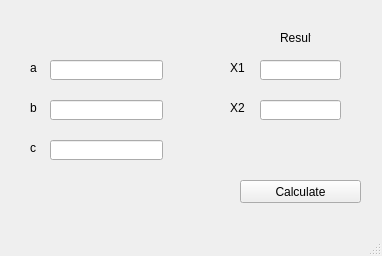
<?xml version="1.0" encoding="UTF-8"?>
<ui version="4.0">
 <class>MainWindow</class>
 <widget class="QMainWindow" name="MainWindow">
  <property name="geometry">
   <rect>
    <x>0</x>
    <y>0</y>
    <width>382</width>
    <height>256</height>
   </rect>
  </property>
  <property name="windowTitle">
   <string>MainWindow</string>
  </property>
  <widget class="QWidget" name="centralwidget">
   <widget class="QLineEdit" name="lineEdit_1">
    <property name="geometry">
     <rect>
      <x>50</x>
      <y>60</y>
      <width>113</width>
      <height>20</height>
     </rect>
    </property>
   </widget>
   <widget class="QLineEdit" name="lineEdit_2">
    <property name="geometry">
     <rect>
      <x>50</x>
      <y>100</y>
      <width>113</width>
      <height>20</height>
     </rect>
    </property>
   </widget>
   <widget class="QLineEdit" name="lineEdit_3">
    <property name="geometry">
     <rect>
      <x>50</x>
      <y>140</y>
      <width>113</width>
      <height>20</height>
     </rect>
    </property>
   </widget>
   <widget class="QLineEdit" name="lineEdit_4">
    <property name="geometry">
     <rect>
      <x>260</x>
      <y>60</y>
      <width>81</width>
      <height>20</height>
     </rect>
    </property>
   </widget>
   <widget class="QLabel" name="label">
    <property name="geometry">
     <rect>
      <x>30</x>
      <y>60</y>
      <width>21</width>
      <height>16</height>
     </rect>
    </property>
    <property name="text">
     <string>a</string>
    </property>
   </widget>
   <widget class="QLabel" name="label_2">
    <property name="geometry">
     <rect>
      <x>30</x>
      <y>100</y>
      <width>21</width>
      <height>16</height>
     </rect>
    </property>
    <property name="text">
     <string>b</string>
    </property>
   </widget>
   <widget class="QLabel" name="label_3">
    <property name="geometry">
     <rect>
      <x>30</x>
      <y>140</y>
      <width>16</width>
      <height>16</height>
     </rect>
    </property>
    <property name="text">
     <string>c</string>
    </property>
   </widget>
   <widget class="QLabel" name="label_4">
    <property name="geometry">
     <rect>
      <x>280</x>
      <y>30</y>
      <width>31</width>
      <height>16</height>
     </rect>
    </property>
    <property name="text">
     <string>Result</string>
    </property>
   </widget>
   <widget class="QPushButton" name="pushButton">
    <property name="geometry">
     <rect>
      <x>240</x>
      <y>180</y>
      <width>121</width>
      <height>23</height>
     </rect>
    </property>
    <property name="text">
     <string>Calculate</string>
    </property>
   </widget>
   <widget class="QLineEdit" name="lineEdit_5">
    <property name="geometry">
     <rect>
      <x>260</x>
      <y>100</y>
      <width>81</width>
      <height>20</height>
     </rect>
    </property>
   </widget>
   <widget class="QLabel" name="label_5">
    <property name="geometry">
     <rect>
      <x>230</x>
      <y>60</y>
      <width>21</width>
      <height>16</height>
     </rect>
    </property>
    <property name="text">
     <string>X1</string>
    </property>
   </widget>
   <widget class="QLabel" name="label_6">
    <property name="geometry">
     <rect>
      <x>230</x>
      <y>100</y>
      <width>21</width>
      <height>16</height>
     </rect>
    </property>
    <property name="text">
     <string>X2</string>
    </property>
   </widget>
   <widget class="QLabel" name="label_7">
    <property name="geometry">
     <rect>
      <x>220</x>
      <y>140</y>
      <width>141</width>
      <height>20</height>
     </rect>
    </property>
    <property name="text">
     <string/>
    </property>
   </widget>
  </widget>
  <widget class="QMenuBar" name="menubar">
   <property name="geometry">
    <rect>
     <x>0</x>
     <y>0</y>
     <width>382</width>
     <height>21</height>
    </rect>
   </property>
  </widget>
  <widget class="QStatusBar" name="statusbar"/>
 </widget>
 <resources/>
 <connections/>
</ui>
